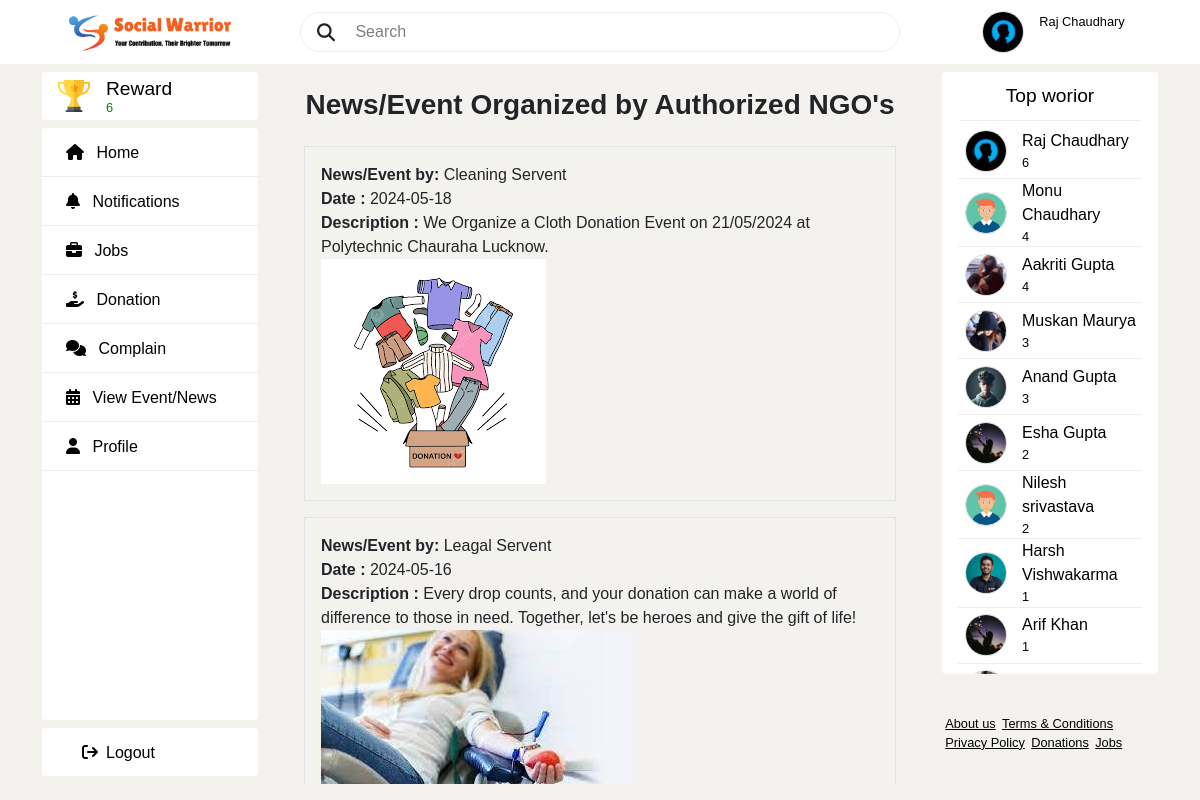
/viewevent/ (signed in), run on the app's committed database.
### publicapp/models.py (models this page shows)
class Profile(models.Model):
    user=models.ForeignKey(User,on_delete=models.CASCADE,blank=True,null=True)
    contact_no=models.IntegerField()
    full_name=models.CharField(max_length=50)
    dob = models.CharField(max_length=100,blank=True)
    city=models.CharField(max_length=200)
    state=models.CharField(max_length=200)
    pin_code=models.CharField(max_length=100)
    followers=models.ManyToManyField(User,related_name='followers',blank=True)
    followings =models.ManyToManyField(User,related_name='followings',blank=True)
    profile_picture = models.ImageField(upload_to='profilepics',blank=True)

class TopEnvorior(models.Model):
    profile = models.ForeignKey(Profile,on_delete=models.CASCADE)
    reward = models.IntegerField()

### serventapp/models.py (models this page shows)
class Event(models.Model):
    e_id=models.AutoField(primary_key=True)
    department=models.ForeignKey(Profile,on_delete=models.CASCADE,blank=True,null=True)
    image = models.ImageField(upload_to='event_news',blank=True)
    description = models.CharField(max_length=300)
    date = models.CharField(max_length=50)

### publicapp/views.py (the view)
# urls.py: path('viewevent/',views.viewevents,name='viewevent'),
def viewevents(request):
    current_user = request.session['email']
    current_user_details = Profile.objects.get(user=current_user)
    top = TopEnvorior.objects.get(profile=current_user_details)
    total_reward = top.reward
    top_envorior = TopEnvorior.objects.order_by('-reward')
    event = Event.objects.all().order_by('-date')
    return render(request,'viewevent.html',locals())

### publicapp/templates/viewevent.html (shortened to what this page needs)
{% extends 'publicparent.html' %}
{% load static %}
{%block content%}
<div class="new-card">
  <div class="row">
    <h3 class="text-center mt-4 mb-3"><b>News/Event Organized by Authorized NGO's</b></h3>
    {% for e in event %}
    <div class=" col border mx-3 mt-2 mb-2 px-3 py-3">
      <div class="card-main">
        <div class="card-top">
           <div class="card-title">
              <p><span style="font-weight: bold;">News/Event by:</span> {{e.department.full_name}} Servent</p>
              <p><b>Date : </b>{{e.date}}</p>
              <p><b>Description : </b>{{e.description}}</p>
           </div>
        </div>
        <div class="card-img-main">
           {% if e.image %}
              <img src="{{e.image.url}}" alt="" />
           {% else %}
              <img  src="{% static 'img/post.jpg' %}" alt="" />
           {% endif %}
        </div>
     </div>
    </div>
    {% endfor %}
  </div>
</div>
{% endblock %}

### publicapp/templates/publicparent.html (shortened to what this page needs)
<!DOCTYPE html>
<html lang="en">
  <head>
    {% load static %}
    <link
      rel="stylesheet"
      href="https://cdnjs.cloudflare.com/ajax/libs/font-awesome/6.4.0/css/all.min.css"
    />
    <link href="https://cdn.jsdelivr.net/npm/bootstrap@5.3.3/dist/css/bootstrap.min.css" rel="stylesheet">
    <link rel="stylesheet" href="{% static 'css/publicstyle.css' %}" />
  </head>
  <body class="body">
    <header>
      <div class="left">
        <div class="logo">
          <img class="logo-img" src="{% static 'img/slogo.png' %}" alt="" />
        </div>
      </div>
      <div class="middle">
        <form>
          <div class="search nav-search">
            <i class="fa fa-search" style="font-size: 18px; margin-left: 1rem">
            </i>
            <input type="text" placeholder=" Search " />
          </div>
        </form>
      </div>
      <div class="right">
        <div class="user-profile">
              {% if current_user_details.profile_picture %}
              <a href="{%url 'publicapp:profile'%}">
                <img class="profile-img" src="{{ current_user_details.profile_picture.url }}" alt=""/>
              </a>
              {% else %}
              <a href="{%url 'publicapp:profile'%}">
                <img class="profile-img" src="{% static 'img/profile.png' %}" alt=""/>
              </a>
              {% endif %}
          <div class="profile-txt">
            <a href="{%url 'publicapp:profile'%}" class="txt-3"><p>{{current_user_details.full_name}}</p></a>
          </div>
        </div>
      </div>
    </header>
    <main>
      <div class="publicleft">
        <div class="navlefttop logo">
          <img class="logo-img" src="{% static 'img/trophy.png' %}" />
          <div class="logo-txt">
            <p class="txt-1" style="color: #000000;">Reward</p>
            <p class="txt-3" style="color: green; margin-top: -5px;">{{total_reward}}</p>
          </div>
        </div>
        <div class="navleftmiddle">
          <div class="navleftmiddles">
            <a
              href="{%url 'publicapp:publichome'%}"
              class="text-decoration-none"
            >
              <span class="txt-2 "><i class="fa-solid fa-house"></i></span>
              <span class="txt-2 ">Home</span>
            </a>
          </div>
          <div class="navleftmiddles">
            <a
              href="{%  url 'publicapp:notifications' %}"
              class="text-decoration-none"
            >
              <span class="txt-2"><i class="fa-solid fa-bell"></i></span>
              <span class="txt-2">Notifications</span>
            </a>
          </div>
          <div class="navleftmiddles">
            <a href="{%url 'publicapp:jobs'%}" class="text-decoration-none">
              <span class="txt-2"><i class="fa-solid fa-briefcase"></i></span>
              <span class="txt-2">Jobs</span>
            </a>
          </div>
          <div class="navleftmiddles">
            <a href="{%url 'publicapp:donation'%}" class="text-decoration-none">
              <span class="txt-2"
                ><i class="fa-solid fa-hand-holding-dollar"></i
              ></span>
              <span class="txt-2">Donation</span>
            </a>
          </div>
          <div class="navleftmiddles">
            <a href="{%url 'publicapp:complain'%}" class="text-decoration-none">
              <span class="txt-2"
                ><i class="fa-solid fa-comments"></i
              ></span>
              <span class="txt-2">Complain</span>
            </a>
          </div>
          <div class="navleftmiddles">
            <a href="{%url 'publicapp:viewevent'%}" class="text-decoration-none">
              <span class="txt-2"
                ><i class="fa-solid fa-calendar-days"></i></span>
              <span class="txt-2">View Event/News</span>
            </a>
          </div>
          <div class="navleftmiddles">
            <a
              href="{%url 'publicapp:profile'%}"
              class="text-decoration-none"
            >
              <span class="txt-2"><i class="fa-solid fa-user"></i></span>
              <span class="txt-2">Profile</span>
            </a>
          </div>
        </div>
        <div class="navleftbottom navleftmiddles">
          <div style="margin-top: 13px;">
            <a href="{%url 'publicapp:logout'%}" class="txt-2" data-bs-toggle="modal" data-bs-target="#logoutModal">
              <i class="fa-solid fa-sign-out mx-2 "></i>Logout
            </a>
          </div>
        </div>
      </div>
      <div class="publicmiddle">{% block content %} {% endblock%}</div>
      <div class="publicright">
        <div class="box" >
          <div class="box-header" >
            <p class="txt-1" >Top  worior</p>
          </div>
      <div class="box-main">
        <div style="border-bottom: 1px solid black; opacity: 8%; margin-bottom: 2px;  margin-left: 18px; margin-right: 18px;"></div>
          {%for top in top_envorior%}
          <div class="user-profile navrightmiddles">
            <a href="">
             {% if top.profile.profile_picture %}
              <img class="profile-img" src="{{top.profile.profile_picture.url}}" alt=""/>
             {% else %}
              <img class="profile-img" src="{% static 'img/profile.png' %}" alt=""/>
             {% endif %}
            </a>
            <div class="profile-txt">
              <a href="" class="txt-2"><p>{{top.profile.full_name}}</p></a>
              <a href="" class="txt-3"><p>{{top.reward}}</p></a>
            </div>
          </div>
          {%endfor%}
      </div>
        </div>
        <div class="box box-bottom" style="
        display: flex;
        flex-wrap: wrap;
        background: none;
        flex: none;
        padding: 2rem 0rem;
    ">
              <a href="/about/"class="txt-3">About us</a>
              <a href="/terms/"class="txt-3">Terms &amp; Conditions</a>
              <a href="/policy/"class="txt-3">Privacy Policy</a>
              <a href="/donation/"class="txt-3">Donations</a>
              <a href="/jobs/"class="txt-3">Jobs</a>
            </div>
      </div>
    </main>
  </body>
</html>

### static/css/publicstyle.css (style rules this page uses)
:root { --white: #000000; --darkgray: #3a3a3a; --gray: #eee; --lightgray: #faf8f8; --green: #ec4c17; --border-radius: 0.25rem; --border-radius2: 5rem; }
* { font-family: "Poppins", sans-serif; margin: 0; padding: 0; }
body { scroll-behavior: smooth; position: relative; height: 100vh; width: 100%; background: #f4f2ee; overflow: hidden; margin: 0; padding: 0; }
a { text-decoration: none; }
p { margin-bottom: 0rem; }
.txt-1 { color: var(--white); font-size: 1.2rem; font-weight: 500; }
.txt-2 { color: var(--white); font-size: 1rem; font-weight: 400; }
.txt-3 { color: var(--white); font-size: 0.8rem; font-weight: 300; }
input { color: black; }
header { width: 100%; position: absolute; background: #ffffff; }
.logo { display: flex; align-items: center; }
.user-profile { display: flex; align-items: center; }
.logo-img { height: 3rem; object-fit: cover; }
.logo-txt { margin: 0rem 0rem 0rem 1rem; }
.profile-txt { min-height: 2.5rem; margin: 0rem 0rem 0rem 1rem; }
.profile-img { margin-left: 0.5rem; width: 2.5rem; height: 2.5rem; object-fit: cover; box-shadow: rgba(0, 0, 0, 0.02) 0px 1px 3px 0px, rgba(27, 31, 35, 0.15) 0px 0px 0px 1px; background-color: #ffffff; border-radius: 100rem; }
.search { width: 100%; height: 2.5rem; display: flex; margin-right: 20px; align-items: center; border: 1px solid var(--gray); border-radius: var(--border-radius2); background: transparent; }
.search input[type="text"],input[type="number"] { padding: 0rem 1rem 0rem 1rem; height: 2.5rem; flex: 1; border: none; outline: none; background: transparent; }
input::placeholder { color: #000000; opacity: 50%; }
main { top: 4rem; position: absolute; display: flex; }
.publicleft { width: 25vw; display: flex; flex-direction: column; align-items: center; }
.navlefttop { margin: 0.5rem; width: 18vw; height: 3rem; border-radius: var(--border-radius); background: #ffffff; }
.navlefttop .logo-img { margin-left: 1rem; height: 2rem; width: 2rem; aspect-ratio: 1/1; }
.navleftmiddle { display: flex; flex-direction: column; flex: 1; width: 18vw; border-radius: var(--border-radius); background: #ffffff; }
.navleftmiddle div { box-sizing: unset; padding: 0.8rem 0rem; height: 1.4rem; border-bottom: 0.5px solid var(--gray); }
.navleftmiddle div .txt-2 { margin-left: 0.5rem; }
.navleftmiddle div a { margin-left: 1rem; }
.navleftbottom { margin: 0.5rem; width: 18vw; height: 3rem; border-radius: var(--border-radius); background: #ffffff; }
.navleftbottom div { margin: 1rem 0rem 0rem 1rem; }
.navleftbottom div .txt-2 { margin-left: 1rem; }
.publicmiddle { height: 90vh; width: 50vw; overflow: auto; scrollbar-width: none; }
.feed-search .btn,.user-profile { margin: 0rem 1rem; }
.publicright { width: 25vw; display: flex; flex-direction: column; align-items: center; }
.box { position: relative; margin-top: 0.5rem; flex: 1; width: 18vw; border-radius: var(--border-radius); background: #ffffff; }
.box.box-bottom a { cursor: pointer; text-decoration: underline; padding: 0rem 0.2rem; }
.box .box-header { position: absolute; top: 1.5rem; left: 50%; transform: translate(-50%, -50%); }
.box .box-main { height: -webkit-fill-available; position: absolute; width: 100%; top:3rem; overflow: auto; }
.box .user-profile { min-height: 3.5rem; border-bottom: 0.5px solid var(--gray); }
@media (min-width: 786px) { header { display: flex; align-items: center; height: 4rem; } }
@media (min-width: 786px) { header .left, header .right { width: 50%; display: flex; justify-content: space-evenly; } }
@media (min-width: 786px) { header .middle { width: 100%; } }
header .left { justify-content: space-around; display: flex; }

### data on the page
Profile: profile_picture (picture), full_name "Raj Chaudhary"
Event: department.full_name "Cleaning", date "2024-05-18", description "We Organize a Cloth Donation Event on 21/05/2024 at Polytechnic Chauraha Lucknow.", image (picture)
Event: department.full_name "Leagal", date "2024-05-16", description "Every drop counts, and your donation can make a world of difference to those in need. Together, let's be heroes and give the gift of life!", image (picture)
TopEnvorior: profile.profile_picture (picture), profile.full_name "Raj Chaudhary", reward "6"
TopEnvorior: profile.full_name "Monu Chaudhary", reward "4"
TopEnvorior: profile.profile_picture (picture), profile.full_name "Aakriti Gupta", reward "4"
TopEnvorior: profile.profile_picture (picture), profile.full_name "Muskan Maurya", reward "3"
TopEnvorior: profile.profile_picture (picture), profile.full_name "Anand Gupta", reward "3"
TopEnvorior: profile.profile_picture (picture), profile.full_name "Esha Gupta", reward "2"
TopEnvorior: profile.full_name "Nilesh srivastava", reward "2"
TopEnvorior: profile.profile_picture (picture), profile.full_name "Harsh Vishwakarma", reward "1"
TopEnvorior: profile.profile_picture (picture), profile.full_name "Arif Khan", reward "1"
TopEnvorior: profile.profile_picture (picture)

### other printed values
{{ total_reward }} "6"
